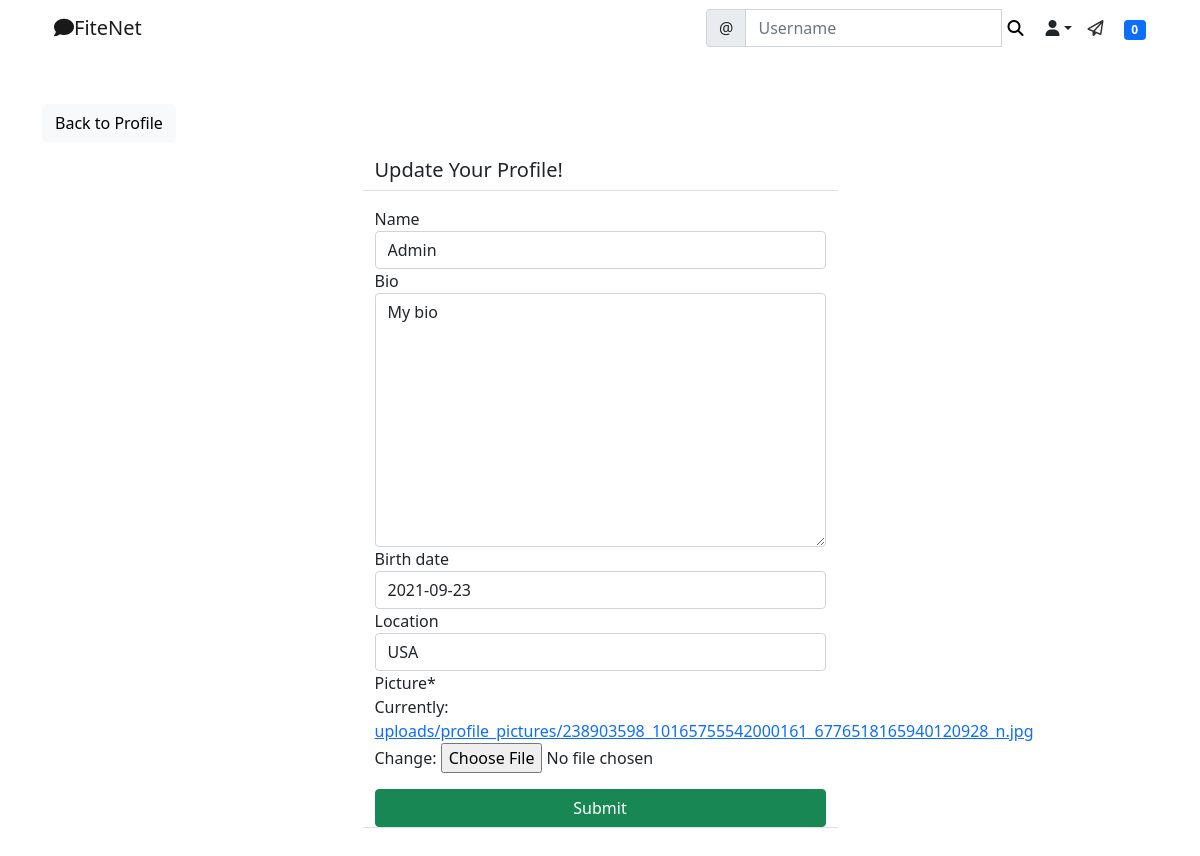
The page /social/profile/edit/1/ (signed in) on the database its author committed.
### social/models.py (models this page shows)
class UserProfile(models.Model):
    user = models.OneToOneField(User, primary_key=True, verbose_name='user', related_name='profile', on_delete=models.CASCADE)
    name = models.CharField(max_length=30, blank=True, null=True)
    bio = models.TextField(max_length=500, blank=True, null=True)
    birth_date=models.DateField(null=True, blank=True)
    location = models.CharField(max_length=100, blank=True, null=True)
    picture = models.ImageField(upload_to='uploads/profile_pictures/', default='uploads/profile_pictures/default.png')
    followers =  models.ManyToManyField(User, blank=True, related_name='followers')

### social/views.py (the view, shortened to what this page needs)
# urls.py: path('profile/edit/<int:pk>/', ProfileEditView.as_view(), name='profile-edit'),
class ProfileEditView(LoginRequiredMixin, UserPassesTestMixin, UpdateView):
    model = UserProfile
    fields = ['name', 'bio', 'birth_date', 'location', 'picture']
    template_name = 'social/profile_edit.html'
    def test_func(self):
        profile =self.get_object()
        return self.request.user == profile.user

### landing/templatetags/custom_tags.py (called while the page is built)
@register.inclusion_tag('social/show_notifications.html', takes_context=True)
def show_notifications(context):
    request_user = context['request'].user
    notifications = Notification.objects.filter(to_user=request_user).exclude(user_has_seen=True).order_by('-date')
    return {'notifications': notifications}

### social/templates/social/profile_edit.html (shortened to what this page needs)
{% extends 'landing/base.html' %}
{% load crispy_forms_tags %}
{% block content %}
<div class="container">
    <div class="row mt-5">
        <div class="col-md-5 col-sm-6">
            <a href="{% url 'profile' object.pk %}" class="btn btn-light">Back to Profile</a>
        </div>
    </div>
    <div class="row justify-content-center mt-3">
        <div class="col-md-5 col-sm-12 border-bottom">
            <h5>Update Your Profile!</h5>
        </div>
    </div>
    <div class="row justify-content-center mt-3 mb-5">
        <div class="col-md-5 col-sm-12 border-bottom">
            <form method="POST" enctype="multipart/form-data">
                {{ form | crispy }}
                <div class="d-grid gap-2">
                    <button class="btn btn-success mt-3">Submit</button>
                </div>
            </form>
        </div>
    </div>
</div>
{% endblock content %}

### rows shown on the page
UserProfile: name "Admin", bio "My bio", birth_date "2021-09-23", location "USA"

### other values the page prints
{{ notifications.count }} "0"
